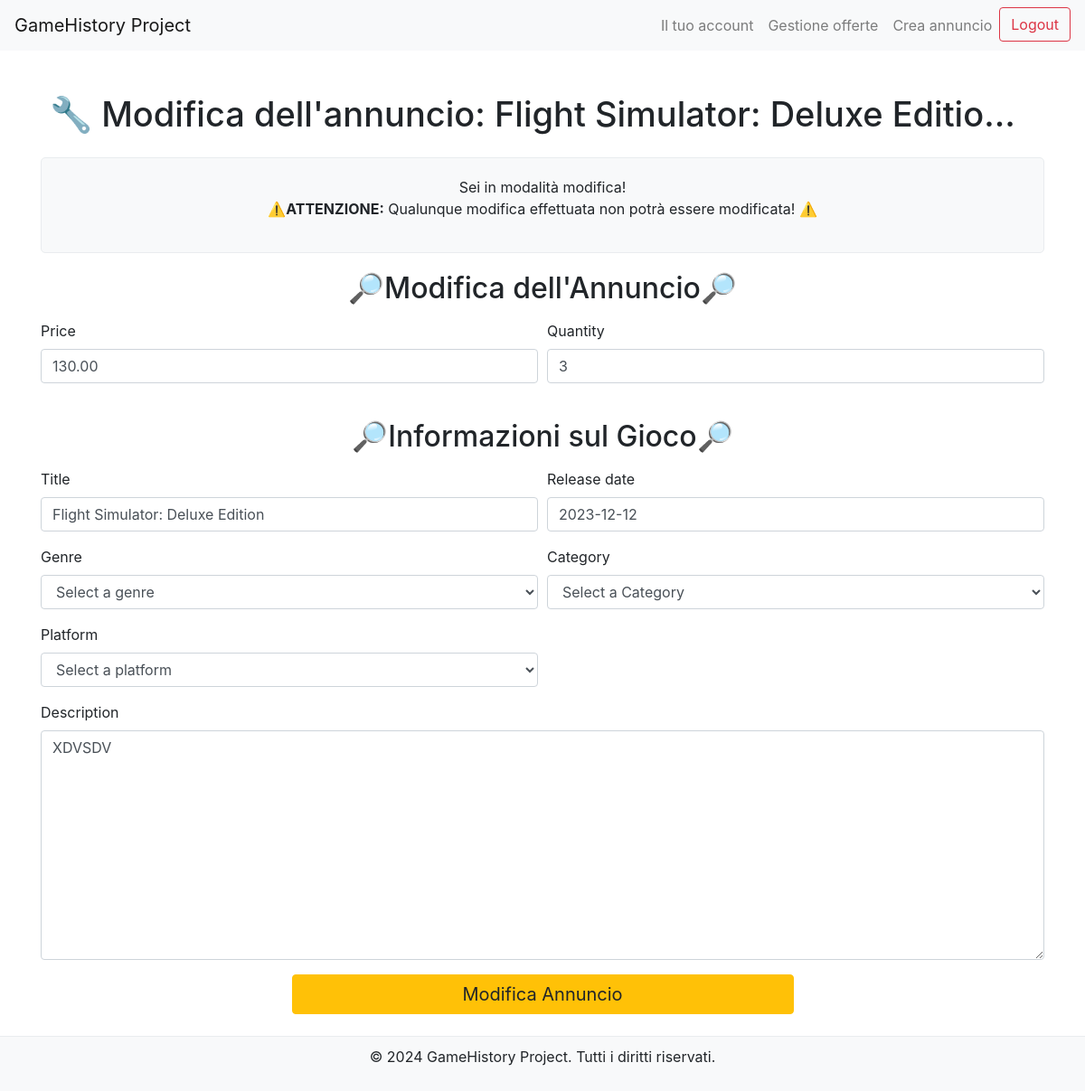
Screenshot of /listing/11/modify (signed in) with the database file from the repository.
### marketplace/models.py (models this page shows, shortened)
class Listing(models.Model):
    user = models.ForeignKey(User, on_delete=models.CASCADE)  # Foreign Key sullo user
    game = models.ForeignKey(Game, on_delete=models.CASCADE)  # Foreign Key sul gioco collegato
    price = models.DecimalField(max_digits=10, decimal_places=2) # campo del prezzo
    quantity = models.PositiveIntegerField(default=1)  # campo della quantità disponibile dell'annuncio
    created_at = models.DateTimeField(auto_now_add=True)  # campo che riguarda la data di pubblicazione)
    is_available = models.BooleanField(default=True)  # campo che riguarda la disponibilità per la visione sulla home principale

class Game(models.Model):
    title = models.CharField(max_length=100)
    release_date = models.DateField()
    genre = models.CharField(max_length=50)
    category = models.CharField(max_length=50)
    platform = models.CharField(max_length=50)
    description = models.TextField()

### marketplace/views.py (the view)
# urls.py: path('listing/<int:listing_id>/modify', views.edit_listing, name='edit_listing'),
@login_required
def edit_listing(request, listing_id):
    listing = get_object_or_404(Listing, pk=listing_id)
    game = listing.game
    if request.user != listing.user:
        messages.error(request, "Non è il tuo annuncio!")
        return redirect('home')
    if request.method == 'POST':
        listing_form = ListingForm(request.POST, request.FILES, instance=listing)
        game_form = GameForm(request.POST, request.FILES, instance=game)
        if listing_form.is_valid() and game_form.is_valid():
            game_instance = game_form.save()
            listing_instance = listing_form.save(commit=False)
            listing_instance.game = game_instance
            listing_instance.user = request.user
            if listing_instance.price > 0:
                listing_instance.save()
                messages.success(request, "Annuncio modificato con successo!")
                return redirect('listing_detail', listing_id=listing.id)
            else:
                messages.error(request, "Non è possibile avere un prezzo negativo!")
    else:
        listing_form = ListingForm(instance=listing)
        game_form = GameForm(instance=game)
    return render(request, 'marketplace/edit_listing.html', {
        'listing' : listing,
        'listing_form': listing_form,
        'game_form': game_form,
    })

### marketplace/forms.py
class ListingForm(forms.ModelForm):
    class Meta:
        model = Listing
        fields = ['price', 'quantity']

class GameForm(forms.ModelForm):
    class Meta:
        model = Game
        fields = ['title', 'release_date', 'genre', 'category', 'platform', 'description']

### marketplace/templates/marketplace/edit_listing.html (shortened to what this page needs)
<!DOCTYPE html>
<html lang="en">
<head>
    <link href="https://stackpath.bootstrapcdn.com/bootstrap/4.5.2/css/bootstrap.min.css" rel="stylesheet">
</head>
<body>
    <nav class="navbar navbar-expand-lg navbar-light bg-light">
        <a class="navbar-brand" href="{% url 'home'%}">GameHistory Project</a>
        <div class="collapse navbar-collapse" id="navbarNav">
            <ul class="navbar-nav ml-auto">
                {% if user.is_authenticated %}
                    <li class="nav-item">
                        <a class="nav-link" href="{% url 'user_profile' %}">Il tuo account</a>
                    </li>
                    <li class="nav-item">
                        <a class="nav-link" href="{% url 'manage_offers' %}">Gestione offerte</a>
                    </li>
                    <li class="nav-item">
                        <a class="nav-link" href="{% url 'create_listing' %}">Crea annuncio</a>
                    </li>
                    <li class="nav-item">
                        <form method="post" action="{% url 'logout' %}" class="form-inline">
                            <button type="submit" class="btn btn-outline-danger">Logout</button>
                        </form>
                    </li>
                {% endif %}
            </ul>
        </div>
    </nav>
    <div class="container mt-5">
        <h1 class="centered-title mb-4">🔧 Modifica dell'annuncio: {{ listing.game.title }} 🔧</h1>
        <div class="description-box">
            <center><p>
                Sei in modalità modifica!<br>
                ⚠️<b>ATTENZIONE:</b> Qualunque modifica effettuata non potrà essere modificata! ⚠️
            </p></center>
        </div>
        <form method="post" class="needs-validation" novalidate>
            <center><h2 class="mb-3">🔎Modifica dell'Annuncio🔎</h2></center>
            <div class="form-row">
                {% for field in listing_form %}
                    <div class="form-group col-md-6">
                        <label for="{{ field.id_for_label }}">{{ field.label }}</label>
                        {{ field }}
                    </div>
                {% endfor %}
            </div>
            <center><h2 class="mt-4 mb-3">🔎Informazioni sul Gioco🔎</h2></center>
            <div class="form-row">
                {% for field in game_form %}
                    {% if field.name == 'genre' %}
                        <div class="form-group col-md-6">
                            <label for="{{ field.id_for_label }}">{{ field.label }}</label>
                            <select id="{{ field.id_for_label }}" name="{{ field.name }}" class="form-control">
                                <option value="" disabled selected>Select a genre</option>
                            </select>
                        </div>
                    {% elif field.name == 'category'%}
                        <div class="form-group col-md-6">
                            <label for="{{ field.id_for_label }}">{{ field.label }}</label>
                            <select id="{{ field.id_for_label }}" name="{{ field.name }}" class="form-control">ù
                                <option value="" disabled selected>Select a Category</option>
                            </select>
                        </div>
                    {% elif field.name == 'platform'%}
                        <div class="form-group col-md-6">
                            <label for="{{ field.id_for_label }}">{{ field.label }}</label>
                            <select id="{{ field.id_for_label }}" name="{{ field.name }}" class="form-control">
                                <option value="" disabled selected>Select a platform</option>
                            </select>
                        </div>
                    {% elif field.name != 'description' %}
                        <div class="form-group col-md-6">
                            <label for="{{ field.id_for_label }}">{{ field.label }}</label>
                            {{ field }}
                        </div>
                    {% else %}
                        <div class="form-group col-md-12">
                            <label for="{{ field.id_for_label }}">{{ field.label }}</label>
                            {{ field }}
                        </div>
                    {% endif %}
                {% endfor %}
            </div>
            <button type="submit" class="btn btn-warning btn-block" style="font-size: 20px; width: 50%; margin: 0 auto; display: block;">Modifica Annuncio</button>
        </form>
    </div>
    <footer class="footer">
        <p>&copy; 2024 GameHistory Project. Tutti i diritti riservati.</p>
    </footer>
</body>
</html>

### marketplace/templates/marketplace/edit_listing.html (style rules this page uses)
.form-control { width: 100%; }
.description-field { height: 100px; }
.description-box { background-color: #f8f9fa; border: 1px solid #e9ecef; border-radius: 5px; padding: 20px; margin-bottom: 20px; }
html, body { height: 100%; }
body { display: flex; flex-direction: column; }
.footer { background-color: #f8f9fa; border-top: 1px solid #e9ecef; padding: 10px 0; text-align: center; width: 100%; margin-top: auto; }
.centered-title { text-align: center; white-space: nowrap; overflow: hidden; text-overflow: ellipsis; font-size: 38px; padding: 0 10px; }

### rows the page displays
Listing: game "Flight Simulator: Deluxe Editio…", listing_form "130.00" "3"
Game: game_form "Flight Simulator: Deluxe Edition" "2023-12-12", game_form "XDVSDV"

### other values shown
{{ field.label }} "Price" "Quantity"
{{ field.label }} "Title" "Release date"
{{ field.label }} "Genre"
{{ field.label }} "Category"
{{ field.label }} "Platform"
{{ field.label }} "Description"
